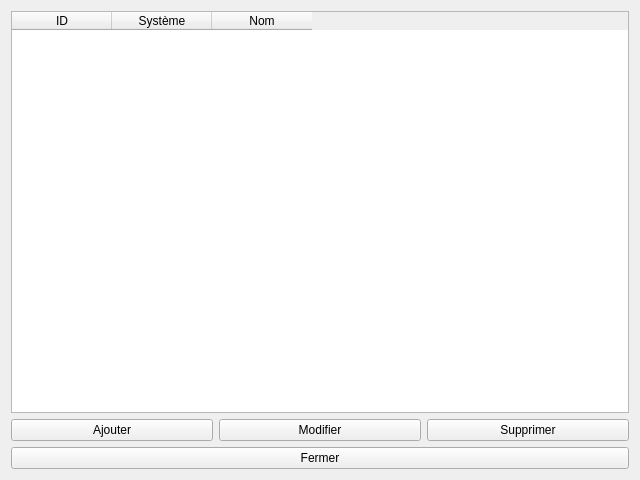
<?xml version="1.0" encoding="UTF-8"?>
<ui version="4.0">
 <class>Stations</class>
 <widget class="QWidget" name="Stations">
  <property name="geometry">
   <rect>
    <x>0</x>
    <y>0</y>
    <width>640</width>
    <height>480</height>
   </rect>
  </property>
  <property name="windowTitle">
   <string>EDSystem - Liste des stations</string>
  </property>
  <layout class="QVBoxLayout" name="verticalLayout">
   <item>
    <widget class="QTableWidget" name="tableWidget">
     <property name="editTriggers">
      <set>QAbstractItemView::NoEditTriggers</set>
     </property>
     <column>
      <property name="text">
       <string>ID</string>
      </property>
     </column>
     <column>
      <property name="text">
       <string>Système</string>
      </property>
     </column>
     <column>
      <property name="text">
       <string>Nom</string>
      </property>
     </column>
    </widget>
   </item>
   <item>
    <layout class="QHBoxLayout" name="horizontalLayout">
     <item>
      <widget class="QPushButton" name="addButton">
       <property name="text">
        <string>Ajouter</string>
       </property>
      </widget>
     </item>
     <item>
      <widget class="QPushButton" name="changeButton">
       <property name="enabled">
        <bool>true</bool>
       </property>
       <property name="text">
        <string>Modifier</string>
       </property>
      </widget>
     </item>
     <item>
      <widget class="QPushButton" name="removeButton">
       <property name="enabled">
        <bool>true</bool>
       </property>
       <property name="text">
        <string>Supprimer</string>
       </property>
      </widget>
     </item>
    </layout>
   </item>
   <item>
    <widget class="QPushButton" name="quitButton">
     <property name="text">
      <string>Fermer</string>
     </property>
    </widget>
   </item>
  </layout>
 </widget>
 <resources/>
 <connections>
  <connection>
   <sender>quitButton</sender>
   <signal>clicked()</signal>
   <receiver>Stations</receiver>
   <slot>close()</slot>
   <hints>
    <hint type="sourcelabel">
     <x>319</x>
     <y>459</y>
    </hint>
    <hint type="destinationlabel">
     <x>319</x>
     <y>239</y>
    </hint>
   </hints>
  </connection>
 </connections>
</ui>
